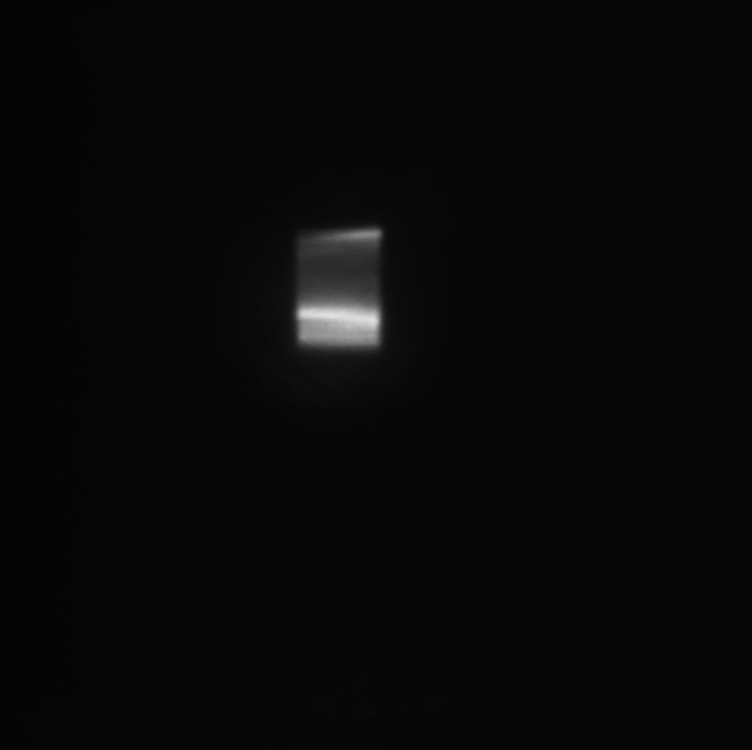
#> input picture Showcase/sin1.jpg, 1503 x 1499 px (shown at 1/2 size)
$ python Scintillator.py   (Python 2 division)   (older library calls are emulated)
#> lines starting #> are read from the running program, lines starting #| are printed output that depends on the picture; after the words box and inside, x2 and y2 are one past the last pixel; in counts of white or black regions, pixels touching at a corner belong together
### Showcase/cvlib.py
"""
BNL NSLS-2 Computer Vision Module
Author: William Watson
Date: 2016-7-14

This Module contains numerous functions designed to
help in the data manipulation of images on the Beam-lines within NSLS-2.
It Uses the numpy and cv2 libraries to construct a simple module to
make image processing and computer vision easier, faster, and more compact.
"""

# DEPENDENCIES
import cv2
import numpy as np
import sys
import time
from matplotlib import pyplot as plt
import matplotlib
from epics import caget, caput
from scipy.optimize import leastsq


# VERSION
__version__ = "0.5.4.1"
__opencv__ = cv2.__version__
__npversion__ = np.version.version
__sysver__ = sys.version
__matplotlibver__ = matplotlib.__version__


# GLOBAL VARS
colorMap_flag = {"autumn":0, "bone":1, "jet":2, "winter":3, "rainbow":4, "ocean":5, "summer":6, "spring":7, "cool":8, "hsv":9, "pink":10, "hot":11}
border_flag = {"constant":0, "reflect":2, "reflect101":4, "replicate":1, "default":4, "wrap":3}
EPICSTYPE = {1 : np.uint16 , 0 : np.uint8, 2:np.uint32, 3: np.uint64}
EPICSCOLOR = {0: "gray", 1: "bayer", 2: "RBG1"}

#######################################################################################

# EXPERIMENTAL SECTION - ALL NEW METHODS GO HERE FIRST FOR TESTING
#FIX FIX FIX

# METHODS KNOWN TO BE BROKEN / Need Further Looking!!!!!!!!!


# [525 lines left out: functions backgroundSubtract, enhance, watershed, drawHarrisSubPixel, depthImg, sharpen and 19 more, not called in this run]


def meanVal(img):
        """
        Returns the Mean Color (Regular Img) / Mean Intensity (Grayscale)

        Params:
	* img - image

        Returns:
	* Mean Color / Mean Image
        """
	mean = cv2.mean(img)
	if img is None:
		print "ERROR: MeanValue: Sent in None-Type Object"
		return -1
	if len(img.shape) == 3:
		return (mean[0], mean[1], mean[2])
	elif len(img.shape) == 2:
		return (mean[0])
	else:
		return mean


# [15 lines left out: function flip, not called in this run]


def mask(img, invert=False):
        """
        Finds the mask for an image

        Params:
	* img - image
	* invert - OPTIONAL - def False; if def, returns mask, if True, returns bitwise not of mask

        Returns:
	* mask
        """
	imgray = grayscale(img) #.cvtColor(img, cv2.COLOR_BGR2GRAY)
	ret, mask = cv2.threshold(imgray, 10, 255, cv2.THRESH_BINARY)
	mask_inv = cv2.bitwise_not(mask)
	if not invert:
		return mask
	else:
		return mask_inv


# [31 lines left out: functions copy, filterCnts, not called in this run]


def cntInfo(img, cnt):
        """
        Returns pertinent information regarding a contour

        Params:
	* img - image
	* cnt - contour

        Returns:
	* dictionary of cnt info
        """
	pts = extremePoints(cnt)
	roi = crop(img, pts["L"][0], pts["T"][1], pts["R"][0], pts["B"][1])
	m = minMaxLoc(roi)
	m["minLoc"] = (m["minLoc"][0] + pts["L"][0], m["minLoc"][1] + pts["T"][1])
	m["maxLoc"] = (m["maxLoc"][0] + pts["L"][0], m["maxLoc"][1] + pts["T"][1])
	cross = abs(pts["L"][0] - pts["R"][0])
	height = abs(pts["T"][1] - pts["B"][1])
	cent = centroid(cnt)
	angle = orientation(cnt)
	areaVal = area(cnt)
	per = perimeter(cnt)
	ar = aspectRatio(cnt)
	ext = extent(cnt)
	sold = solidity(cnt)
	eqD = equivalentDiameter(cnt)
	me = meanVal(grayscale(roi))
	su = sumPixel(grayscale(roi))
	d = {"sum intensity":su, "mean intensity":me, "area":areaVal, "perimeter":per, "aspect ratio":ar, "extent":ext,"solidity":sold, "equivalent diameter":eqD, "width": cross, "height" : height, "centroid" : cent, "extrema" : pts, "min":m["minLoc"], "max":m["maxLoc"], "orientation" : angle}
	return d


def sumPixel(img):
        """
        Sums all of the pixels in an image
        Best for Grayscale

        Params:
	* image

        Returns:
	* sum of pixel values
        """
        ret = cv2.sumElems(img)
        if len(img.shape) == 2:
                return ret[0]
        else:
                return (ret[0], ret[1], ret[2])


# [110 lines left out: functions poi, scalarInfo, printCntInfo, printDic, plotPOI, cntInfoMult and 1 more, not called in this run]


def fillContour(img, cnt, color = (255,255,0)):
        """
        Fill a Contour - Fills a contour with color onto img

        Params:
	* img - image
	* cnt - contour
	* color - OPTIONAL - color of fill, def: (255,255,0)
        """
	cv2.drawContours(img, [cnt], 0, color, -1)


def minMaxLoc(img):
        """
        Returns the Max Val, Min Val, and Locations

        Params:
	* img - image

        Returns:
	* (minVal, maxVal, minLoc, maxLoc) in dicitonary format
        """
	maskVar = mask(img)
	pt = cv2.minMaxLoc(grayscale(img), maskVar)
	d = {"minVal": pt[0], "maxVal":pt[1], "minLoc":pt[2], "maxLoc":pt[3]}
	return d


# [140 lines left out: functions findMax, findMin, add, addWeight, bitAnd, bitOr and 3 more, not called in this run]


def crop(img, x0, y0, x1, y1):
        """
        Image Crop: Returns a Crop Img
        Can be Used for ROI

        Params:
	* img - image
	* x0 - X Position (start)
	* y0 - Y Position (start)
	* x1 - X End Position
	* y1 - Y End Position

        Returns:
	* imgROI - from [y:y+h, x:x+w]
        """
	crop = img[y0:y1, x0:x1]
	return crop


# [68 lines left out: functions cropPt, roi, cropCnt, hsv, not called in this run]


def grayscale(img):
        """
        Returns a grayscale version of img

        Params:
	* img - image

        Returns:
	* Grayscale image
        """
	if img is None:
		print "Img is None"
		sys.exit()
	if len(img.shape) > 2:
		return cv2.cvtColor(img, cv2.COLOR_BGR2GRAY)
	else:
		return img


# [14 lines left out: function cvtColor, not called in this run]


def applyColorMap(img, flag):
        """
        Apply a Color map to an img

        Params:
	* img - image
	* flag - string flag or corresponding int found in getColorMapFlags()

        Returns:
	* img in color map
        """
	if isinstance(flag, basestring):
		flag = flag.lower()
		gray = grayscale(img)
		res = cv2.applyColorMap(gray, colorMap_flag[flag])
		return res
	else:
		gray = grayscale(img)
		return cv2.applyColorMap(gray, flag)


# [129 lines left out: functions applyJET, applyHSV, getColorMapFlags, bgr2hsv, colorFlags, trackObject and 2 more, not called in this run]


def centroid(cnt):
        """
        Returns the centroid to a given contour

        Params:
	* cnt - contour

        Returns:
	* (cx, cy) -> Pixel Position of the Centroid
        """
	M = cv2.moments(cnt)
	cx = int(M['m10']/M['m00'])
	cy = int(M['m01']/M['m00'])
	return (cx, cy)


# [14 lines left out: function centroidFloat, not called in this run]


def plotCentroid(img, cnt, radius = 3, color=(255, 255, 0)):
        """
        Plots a centroid onto an image from a given contour

        Params:
	* cnt - contour
	* img - image to modify
	* color - OPTIONAL - specify color of centroid cross

        Returns:
        * Centroid Pixel Coord
        """
	cx, cy = centroid(cnt)
	drawCircle(img, (cx, cy), radius = radius, color = color)
	return (cx, cy)


def sort(contours):
        """
        Sorts a list of contours by number of points, in descending order

        Params:
	* contours - list of contours to sort

        Returns:
	* Sorted list of contour objects such that the largest contour is first
        """
	return sorted(contours, reverse=True, key=len)


# [13 lines left out: function sortList, not called in this run]


def findContours(img, thresh=127, val=255):
        """
        Returns the contours to a given image, sorted by size of contour

        Params:
	* img - Image to find contours in
	* thresh - OPTIONAL - threhsold value used
	* val - OPTIONAL - value to set items in threshold

        Returns:
	* Sorted List of Contours found in img
        """
	gray = grayscale(img)
	ret, binary = cv2.threshold(gray, thresh, val, cv2.THRESH_BINARY_INV)
	bina, contours, hierarchy = cv2.findContours(binary, cv2.RETR_TREE, cv2.CHAIN_APPROX_SIMPLE)
	errorCheckContour(contours)
	return sort(contours)


# [16 lines left out: function findCntHierarchy, not called in this run]


def errorCheckContour(contours):
        """
        Error checks the contours in images and stops program if something is wrong

        Params:
	* contours - list of contours to error check
        """
	if contours is None:
		print "ERROR: FindContours: Missing objects: No contours found, please check image...\n"
		sys.exit() # maybe return false?


# [14 lines left out: function contourApprox, not called in this run]


def aspectRatio(cnt):
        """
        Returns the Aspect Ratio (Ratio of width to height of bounding rectangle)

        Params:
	* cnt - contour

        Returns:
	* Aspect Ratio of cnt
        """
	x, y, w, h = cv2.boundingRect(cnt)
	return float(w) / h


def extent(cnt):
        """
        Returns the Extent (Ratio of contour area to bounding rectangle area)

        Params:
	* cnt - contour

        Returns:
	* Extent of cnt
        """
	area = cv2.contourArea(cnt)
	x, y, w, h = cv2.boundingRect(cnt)
	rect_area = w*h
	return float(area)/rect_area


# [44 lines left out: functions boundingRect, boundingRectPoints, minEncloseCircle, not called in this run]


def solidity(cnt):
        """
        Returns the Solidity (Ratio of area to convex hull area)

        Params:
	* cnt - contour

        Returns:
	* Solidity of cnt
        """
	area = cv2.contourArea(cnt)
	hull = cv2.convexHull(cnt)
	hull_area = cv2.contourArea(hull)
	return float(area) / hull_area


def area(cnt):
        """
        Returns area of cnt

        Params:
	* cnt - contour

        Returns:
	* Area of cnt
        """
	return cv2.contourArea(cnt)


# [24 lines left out: functions moments, huMoments, not called in this run]


def perimeter(cnt):
        """
        Returns the Contour Perimeter

        Params:
	* cnt - contour

        Returns:
	* Perimeter of cnt
        """
	return cv2.arcLength(cnt, True)


def equivalentDiameter(cnt):
        """
        Returns the Equivalent Diameter (Circle whose area is same as cnt area)

        Params:
	* cnt = contour

        Returns:
	* Equivalent Diameter
        """
	return np.sqrt(4 * (cv2.contourArea(cnt)) / np.pi)


# [12 lines left out: function fitEllipse, not called in this run]


def orientation(cnt):
        """
        Returns the Orientation of the Object

        Params:
	* cnt - Contour

        Returns:
	* Angle at which object is directed
        """
	(x,y), (MA, ma), angle = cv2.fitEllipse(cnt)
	return angle


# [12 lines left out: function axis, not called in this run]


def drawContour(img, cnt, color=(0, 255, 0), thickness=2):
        """
        Draws a contour onto an image

        Params:
	* img - image to draw on
	* cnt - contour to draw
	* color - OPTIONAL - color of cnt, default is (0, 255, 0)
	* thickness - OPTIONAL - thickness of cnt line, default is 2
        """
	cv2.drawContours(img, [cnt], 0, color, thickness)


# [11 lines left out: function drawContours, not called in this run]


def extremePointsTup(cnt):
        """
        Returns the Extreme Points of a contour

        Params:
	* cnt - contour

        Returns:
	* (LeftMost, RightMost, TopMost, BottomMost)
        """
	leftmost = tuple(cnt[cnt[:,:,0].argmin()][0])
	rightmost = tuple(cnt[cnt[:,:,0].argmax()][0])
	topmost = tuple(cnt[cnt[:,:,1].argmin()][0])
	bottommost = tuple(cnt[cnt[:,:,1].argmax()][0])
	return (leftmost, rightmost, topmost, bottommost)


def extremePoints(cnt):
        """
        Extreme Points Dictionary

        Params:
	* cnt - contour

        Returns:
	* Dictionary of extrema, such that L = Left, R = Right, T = Top, B = Bottom
        """
	pts = extremePointsTup(cnt)
	d = {"L":pts[0], "R":pts[1], "T":pts[2], "B":pts[3]}
	return d


# [14 lines left out: function cropCnt, not called in this run]


def plotPoint(img, point, radius = 3, color = (0, 0, 255)):
        """
        Plots a single point onto an image

        Params:
	* img - image
	* point - pixel tuple to plot at (x, y)
	* radius - OPTIONAL - radius of point to be plotted
	* color - OPTIONAL - color of pixel to be plotted
        """
	drawCircle(img, point, radius = radius, color=color)


def plotPoints(img, points, radius = 3, color= (0, 0, 255)):
        """
        Plots a list of points onto an img

        Params:
	* img - image
	* points - list of points to plot
	* radius - OPTIONAL - radius of points to be plotted
	* color - OPTIONAL - color of points to plot, default is (0, 0, 255)
        """
	for pt in points:
		drawCircle(img, pt, radius = radius, color = color)


def drawCircle(img, center, radius = 3, color = (0,0,255), fill = -1):
        """
        Draws a circle at a point with given radius onto img.

        Params:
	* img - image
	* center - (x,y) center of circle
	* radius - OPTIONAL - radius of circle, default is 3
	* color - OPTIONAL - default is (0, 0, 255) - RED
	* fill - OPTIONAL - default is -1, change for outline thickness
        """
	cv2.circle(img, center, radius, color, fill)


# [149 lines left out: functions drawLine, drawRectangle, drawEllipse, drawFitEllipse, imgProp, size and 4 more, not called in this run]


def binaryThreshold(img, threshVal = 127, maxVal = 255, invert=True):
        """
        Returns a binary threshold of the image

        Params:
        * img - image to threshold
	* threshVal - OPTIONAL - threshold value to classify pixels Default 127
	* maxVal - OPTIONAL - value to be given if pixel over threshVal. Default 255
	* invert - OPTIONAL - True means inverts binary threshold (white to black, vice versa), false otherwise. Default True

        Returns:
	* threshold image
        """
	gray = grayscale(img)
	if invert:
		ret, thresh = cv2.threshold(img, threshVal, maxVal, cv2.THRESH_BINARY_INV)
	else:
		ret, thresh = cv2.threshold(img, threshVal, maxVal, cv2.THRESH_BINARY)
	return thresh


# [123 lines left out: functions adaptiveMeanThreshold, adaptiveGaussianThreshold, otsu, rotate, edgeDetect, eqHist and 1 more, not called in this run]


def load(filename, flag=None):
        """
        Loads an image from a file name and returns it in color mode (default).
        Safety check if img fails to load.

        Params:
	* filename - filename of image
	* flag - OPTIONAL - open mode: 1 = COLOR, 0 = GRAYSCALE, -1 = UNCHANGED

        Returns:
        * Loaded Img if sucessful
        """
#> called with filename = 'sin1.jpg'
	if flag is None:
		img = cv2.imread(filename)
#> img is the input picture: shape (1499, 1503, 3); min 4, max 227, mean 7.9
	elif flag is 1 or flag is 0 or flag is -1:
		img = cv2.imread(filename, flag)
	else:
		print "ERROR: Load: Incorrect flag parameter: " + str(flag) + "\n"
		sys.exit()
	if img is None:
		print "ERROR: Load: Image not found/supported at: " + str(filename) + "\n"
		sys.exit()
	else:
		return img


# [337 lines left out: functions fetchImg, epicscaget, epicscaput, epicscainfo, getColorFlag, backProjection and 11 more, not called in this run]


def displayImgs(imgs, titles = None, wait=0):
        """
        Displays a list of images

        Parms:
	* imgs - list of images
	* titles - OPTIONAL - list of titles of images
        * wait - OPTIONAL - wait time in ms ffor screen; def: 0 - INDEFINITE
        """
	if len(imgs) > 100:
		print "WARNING: DisplayImgs: List is of length " + str(len(imgs))
		print "Please reduce list size to avoid improper display"
		return
	if titles is None:
		count = 1
		for i in imgs:
			cv2.namedWindow("IMAGE" + str(count), cv2.WINDOW_NORMAL)
			cv2.imshow("IMAGE" + str(count), i)
			count += 1
	else:
		count = 0
		for i in imgs:
			cv2.namedWindow(titles[count], cv2.WINDOW_NORMAL)
			cv2.imshow(titles[count], i)
			count += 1
	cv2.waitKey(wait) & 0xFF
	cv2.destroyAllWindows()


# [938 lines left out: functions filter2D, blur, gaussianBlur, medianBlur, bilateralFilter, adaptiveBilateralFilter and 42 more, not called in this run]

# End of File

### Showcase/Scintillator.py
"""
Author: William Watson
This program processes images from Scintillator x-ray streaks
Images by Kaz Gofron, NSLS-2
"""

import cvlib

img = cvlib.load("sin1.jpg") #sin1 or sin2
lap = cvlib.binaryThreshold(img, threshVal=20)
#> in binaryThreshold, `ret, thresh = cv2.threshold(img, threshVal, maxVal, cv2.THRESH_BINARY_..`:
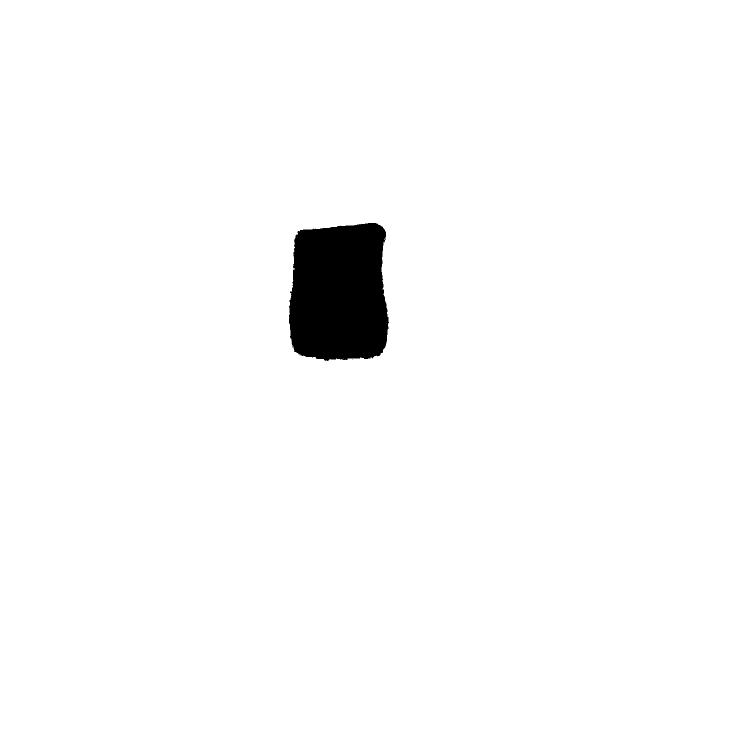
#> thresh: shape (1499, 1503, 3) (shown at 1/2 size); 97.9% white; 4 black regions (3 under 20 px), largest, box (x1, y1, x2, y2) and area: (578, 446, 778, 722) 48410
#> in binaryThreshold, `ret, thresh = cv2.threshold(img, threshVal, maxVal, cv2.THRESH_BINARY_..`: ret = 20
contours = cvlib.findContours(lap)
#> in findContours, `ret, binary = cv2.threshold(gray, thresh, val, cv2.THRESH_BINARY_INV)`: ret = 127
#> in findContours, `bina, contours, hierarchy = cv2.findContours(binary, cv2.RETR_TREE, cv..`: contours = 7 contours, 6 with area under 20; largest, box (x1, y1, x2, y2) and area: (578, 446, 778, 722) 47974
cvlib.fillContour(lap, contours[0], color=(100,100,255)) ##############################
#> in fillContour, `cv2.drawContours(img, [cnt], 0, color, -1)`:
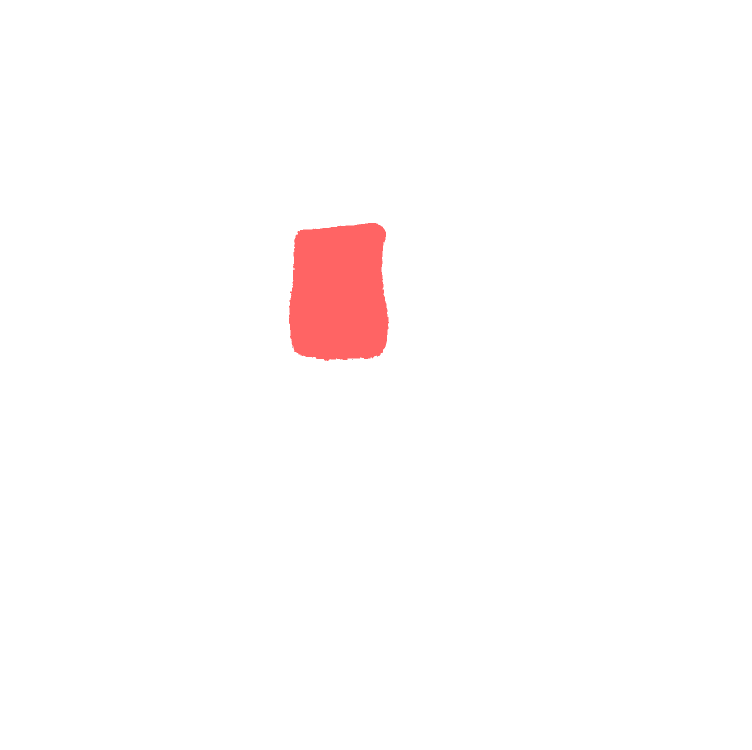
#> img: shape (1499, 1503, 3) (shown at 1/2 size); 2.15% of pixels changed, all inside (x1, y1, x2, y2) = (578, 446, 778, 722)

m = cvlib.cntInfo(img, contours[0])
#> in extremePointsTup, `leftmost = tuple(cnt[cnt[:,:,0].argmin()][0])`: leftmost = (578, 612)
#> in extremePointsTup, `rightmost = tuple(cnt[cnt[:,:,0].argmax()][0])`: rightmost = (777, 645)
#> in extremePointsTup, `topmost = tuple(cnt[cnt[:,:,1].argmin()][0])`: topmost = (736, 446)
#> in extremePointsTup, `bottommost = tuple(cnt[cnt[:,:,1].argmax()][0])`: bottommost = (650, 721)
#> in extremePoints, `pts = extremePointsTup(cnt)`: pts = ((578, 612), (777, 645), (736, 446), (650, 721))
#> in extremePoints, `d = {"L":pts[0], "R":pts[1], "T":pts[2], "B":pts[3]}`: d = {'L': (578, 612), 'R': (777, 645), 'T': (736, 446), 'B': (650, 721)}
#> in cntInfo, `pts = extremePoints(cnt)`: pts has the same summary as d in extremePoints
#> in crop, `crop = img[y0:y1, x0:x1]`:
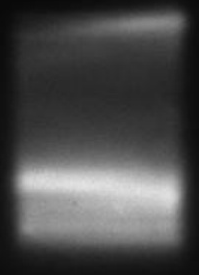
#> crop: shape (275, 199, 3); min 9, max 227, mean 75.2
#> in mask, `ret, mask = cv2.threshold(imgray, 10, 255, cv2.THRESH_BINARY)`:
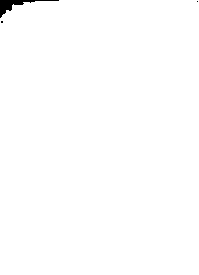
#> mask: shape (275, 199); 99.5% white; 3 black regions (2 under 20 px), largest, box (x1, y1, x2, y2) and area: (0, 0, 59, 18) 257
#> in minMaxLoc, `pt = cv2.minMaxLoc(grayscale(img), maskVar)`: pt = (11, 227, (59, 0), (83, 182))
#> in minMaxLoc, `d = {"minVal": pt[0], "maxVal":pt[1], "minLoc":pt[2], "maxLoc":pt[3]}`: d = {'minVal': 11, 'maxVal': 227, 'minLoc': (59, 0), 'maxLoc': (83, 182)}
#> in cntInfo, `m = minMaxLoc(roi)`: m has the same summary as d in minMaxLoc
#> in cntInfo, `cross = abs(pts["L"][0] - pts["R"][0])`: cross = 199
#> in cntInfo, `height = abs(pts["T"][1] - pts["B"][1])`: height = 275
#> in centroid, `M = cv2.moments(cnt)`: M = moments, m00 47974.5, centre m10/m00, m01/m00 = (677.6, 585.9)
#> in centroid, `cx = int(M['m10']/M['m00'])`: cx = 677
#> in centroid, `cy = int(M['m01']/M['m00'])`: cy = 585
#> in cntInfo, `cent = centroid(cnt)`: cent = (677, 585)
#> in orientation, `(x,y), (MA, ma), angle = cv2.fitEllipse(cnt)`: x = 677.3; y = 584.5; MA = 209.7; ma = 320.7; angle = 2.68
#> in cntInfo, `areaVal = area(cnt)`: areaVal = 47974.5
#> in cntInfo, `per = perimeter(cnt)`: per = 966.4
#> in aspectRatio, `x, y, w, h = cv2.boundingRect(cnt)`: x = 578; y = 446; w = 200; h = 276
#> in cntInfo, `ar = aspectRatio(cnt)`: ar = 0.725
#> in extent, `area = cv2.contourArea(cnt)`: area = 47974.5
#> in extent, `x, y, w, h = cv2.boundingRect(cnt)`: x = 578; y = 446; w = 200; h = 276
#> in extent, `rect_area = w*h`: rect_area = 55200
#> in cntInfo, `ext = extent(cnt)`: ext = 0.869
#> in solidity, `area = cv2.contourArea(cnt)`: area = 47974.5
#> in solidity, `hull = cv2.convexHull(cnt)`: hull = contour of 38 points, box (x1, y1, x2, y2) (578, 446, 778, 722), area 50173
#> in solidity, `hull_area = cv2.contourArea(hull)`: hull_area = 50173
#> in cntInfo, `sold = solidity(cnt)`: sold = 0.956
#> in cntInfo, `eqD = equivalentDiameter(cnt)`: eqD = 247.1
#> in meanVal, `mean = cv2.mean(img)`: mean = (75.22, 0, 0, 0)
#> in cntInfo, `me = meanVal(grayscale(roi))`: me = 75.22
#> in sumPixel, `ret = cv2.sumElems(img)`: ret = (4116371, 0, 0, 0)
#> in cntInfo, `su = sumPixel(grayscale(roi))`: su = 4116371
#> m = 15 items
cvlib.plotPoints(lap, cvlib.extremePointsTup(contours[0]), radius=8)
#> the loop in plotPoints, `for pt in points:` made 4 passes
cvlib.drawContour(lap, contours[0])
cvlib.plotPoints(img, cvlib.extremePointsTup(contours[0]), radius=8)
#> the loop in plotPoints (call 2), `for pt in points:` made 4 passes
cvlib.drawContour(img, contours[0])
#> call 2 of drawContour, with cnt = array of shape (356, 1, 2), color = (0, 255, 0), thickness = 2
#> in drawContour (call 2), `cv2.drawContours(img, [cnt], 0, color, thickness)`:
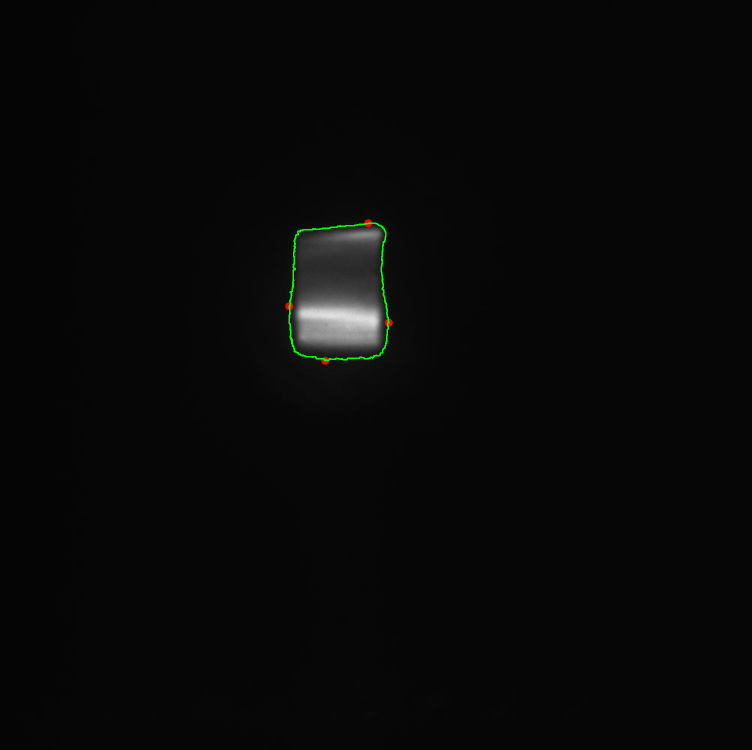
#> img: shape (1499, 1503, 3) (shown at 1/2 size); mean B, G, R 7.9, 8.2, 8
cvlib.plotPoint(img, m["max"], color=(100,100,0), radius=5)
#> (the rest of the program and of its run is left out)
